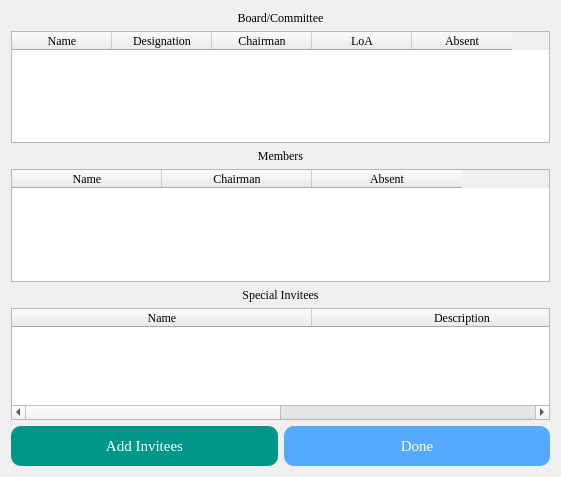
<?xml version="1.0" encoding="UTF-8"?>
<ui version="4.0">
 <class>Form</class>
 <widget class="QWidget" name="Form">
  <property name="geometry">
   <rect>
    <x>0</x>
    <y>0</y>
    <width>561</width>
    <height>477</height>
   </rect>
  </property>
  <property name="windowTitle">
   <string>Form</string>
  </property>
  <layout class="QGridLayout" name="gridLayout">
   <item row="2" column="0">
    <widget class="QWidget" name="MembersSection" native="true">
     <property name="enabled">
      <bool>true</bool>
     </property>
     <layout class="QVBoxLayout" name="verticalLayout">
      <property name="leftMargin">
       <number>0</number>
      </property>
      <property name="topMargin">
       <number>0</number>
      </property>
      <property name="rightMargin">
       <number>0</number>
      </property>
      <property name="bottomMargin">
       <number>0</number>
      </property>
      <item>
       <widget class="QLabel" name="label_3">
        <property name="font">
         <font>
          <family>Times New Roman</family>
          <stylestrategy>PreferAntialias</stylestrategy>
         </font>
        </property>
        <property name="text">
         <string>Members</string>
        </property>
        <property name="alignment">
         <set>Qt::AlignCenter</set>
        </property>
       </widget>
      </item>
      <item>
       <widget class="QTableWidget" name="MembersTable">
        <property name="font">
         <font>
          <family>Times New Roman</family>
         </font>
        </property>
        <attribute name="horizontalHeaderMinimumSectionSize">
         <number>39</number>
        </attribute>
        <attribute name="horizontalHeaderDefaultSectionSize">
         <number>150</number>
        </attribute>
        <column>
         <property name="text">
          <string>Name</string>
         </property>
        </column>
        <column>
         <property name="text">
          <string>Chairman</string>
         </property>
        </column>
        <column>
         <property name="text">
          <string>Absent</string>
         </property>
        </column>
       </widget>
      </item>
     </layout>
    </widget>
   </item>
   <item row="4" column="0">
    <widget class="QTableWidget" name="InviteesTable">
     <property name="font">
      <font>
       <family>Times New Roman</family>
      </font>
     </property>
     <attribute name="horizontalHeaderMinimumSectionSize">
      <number>300</number>
     </attribute>
     <attribute name="horizontalHeaderDefaultSectionSize">
      <number>300</number>
     </attribute>
     <column>
      <property name="text">
       <string>Name</string>
      </property>
     </column>
     <column>
      <property name="text">
       <string>Description</string>
      </property>
     </column>
    </widget>
   </item>
   <item row="1" column="0">
    <widget class="QTableWidget" name="DirectorsTable">
     <property name="font">
      <font>
       <family>Times New Roman</family>
      </font>
     </property>
     <column>
      <property name="text">
       <string>Name</string>
      </property>
     </column>
     <column>
      <property name="text">
       <string>Designation</string>
      </property>
     </column>
     <column>
      <property name="text">
       <string>Chairman</string>
      </property>
     </column>
     <column>
      <property name="text">
       <string>LoA</string>
      </property>
     </column>
     <column>
      <property name="text">
       <string>Absent</string>
      </property>
     </column>
    </widget>
   </item>
   <item row="5" column="0">
    <widget class="QWidget" name="widget" native="true">
     <property name="minimumSize">
      <size>
       <width>0</width>
       <height>40</height>
      </size>
     </property>
     <property name="maximumSize">
      <size>
       <width>16777215</width>
       <height>40</height>
      </size>
     </property>
     <property name="font">
      <font>
       <family>Times New Roman</family>
      </font>
     </property>
     <layout class="QHBoxLayout" name="horizontalLayout">
      <property name="leftMargin">
       <number>0</number>
      </property>
      <property name="topMargin">
       <number>0</number>
      </property>
      <property name="rightMargin">
       <number>0</number>
      </property>
      <property name="bottomMargin">
       <number>0</number>
      </property>
      <item>
       <widget class="QPushButton" name="AddInvitees">
        <property name="sizePolicy">
         <sizepolicy hsizetype="Minimum" vsizetype="Expanding">
          <horstretch>0</horstretch>
          <verstretch>0</verstretch>
         </sizepolicy>
        </property>
        <property name="font">
         <font>
          <family>Times New Roman</family>
          <pointsize>11</pointsize>
          <stylestrategy>PreferAntialias</stylestrategy>
         </font>
        </property>
        <property name="styleSheet">
         <string notr="true">background-color:rgb(0,150,136);
color: rgb(255, 255, 255);
border-radius:10;</string>
        </property>
        <property name="text">
         <string>Add Invitees</string>
        </property>
       </widget>
      </item>
      <item>
       <widget class="QPushButton" name="Done">
        <property name="sizePolicy">
         <sizepolicy hsizetype="Minimum" vsizetype="Expanding">
          <horstretch>0</horstretch>
          <verstretch>0</verstretch>
         </sizepolicy>
        </property>
        <property name="font">
         <font>
          <family>Times New Roman</family>
          <pointsize>11</pointsize>
          <stylestrategy>PreferAntialias</stylestrategy>
         </font>
        </property>
        <property name="styleSheet">
         <string notr="true">background-color:rgb(85, 170, 255);
color: rgb(255, 255, 255);
border-radius:10;</string>
        </property>
        <property name="text">
         <string>Done</string>
        </property>
       </widget>
      </item>
     </layout>
    </widget>
   </item>
   <item row="0" column="0">
    <widget class="QLabel" name="label">
     <property name="font">
      <font>
       <family>Times New Roman</family>
       <stylestrategy>PreferAntialias</stylestrategy>
      </font>
     </property>
     <property name="text">
      <string>Board/Committee</string>
     </property>
     <property name="alignment">
      <set>Qt::AlignCenter</set>
     </property>
    </widget>
   </item>
   <item row="3" column="0">
    <widget class="QLabel" name="label_2">
     <property name="font">
      <font>
       <family>Times New Roman</family>
       <stylestrategy>PreferAntialias</stylestrategy>
      </font>
     </property>
     <property name="text">
      <string>Special Invitees</string>
     </property>
     <property name="alignment">
      <set>Qt::AlignCenter</set>
     </property>
    </widget>
   </item>
  </layout>
 </widget>
 <resources/>
 <connections/>
</ui>
